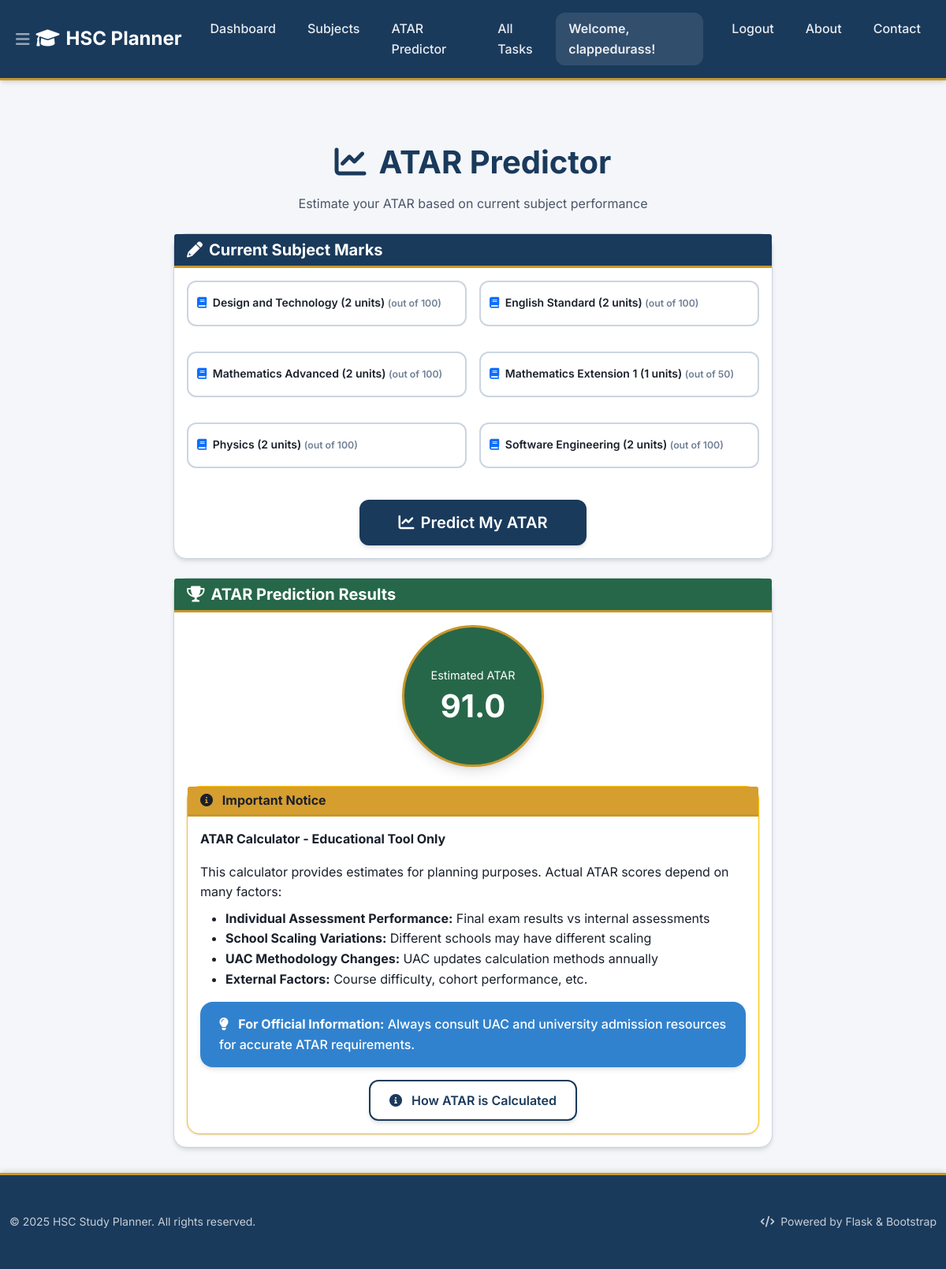
Page /atar (signed in) on the earlier database version.
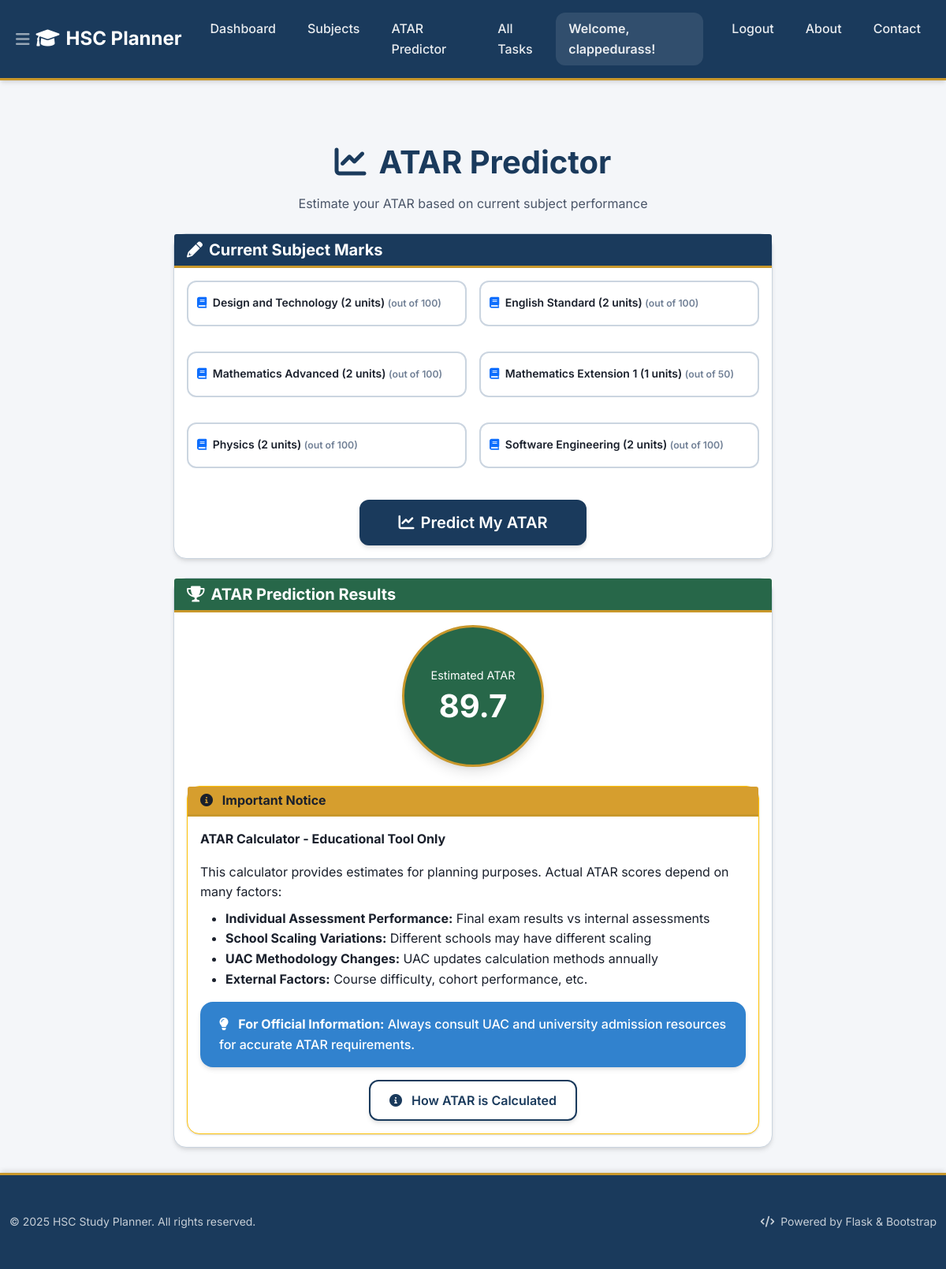
Same page on the later database version.
### tables this page shows
CREATE TABLE atar_predictions (
                        id INTEGER PRIMARY KEY AUTOINCREMENT,
                        user_id INTEGER NOT NULL,
                        atar_score REAL NOT NULL,
                        aggregate_score REAL NOT NULL,
                        prediction_date TEXT NOT NULL,
                        notes TEXT,
                        FOREIGN KEY (user_id) REFERENCES users (id)
                    );

### Task_Organiser/app.py (the view, shortened to what this page needs)
    @app.route('/atar', methods=['GET', 'POST'])
    @login_required
    def atar():
        from .atar_data import calculate_atar_estimate, SUBJECT_SCALING_POINTS
        db = get_db()
        user_subjects = db.execute('SELECT * FROM subjects WHERE user_id = ? ORDER BY name', (g.user['id'],)).fetchall()
        latest_prediction = db.execute('''SELECT * FROM atar_predictions WHERE user_id = ? ORDER BY prediction_date DESC LIMIT 1''', (g.user['id'],)).fetchone()
        estimated_atar = latest_prediction['atar_score'] if latest_prediction and latest_prediction['atar_score'] else 0
        return render_template('atar.html',
                             estimated_atar=estimated_atar,
                             user_subjects=user_subjects,
                             available_subjects=list(SUBJECT_SCALING_POINTS.keys()))

### Task_Organiser/app.py (called while the page is built)
def login_required(view):
    @wraps(view)
    def wrapped_view(**kwargs):
        if g.user is None:
            return redirect(url_for('login'))
        return view(**kwargs)
    return wrapped_view

### Task_Organiser/db.py (called while the page is built)
def get_db():
    if 'db' not in g:
        database_path = current_app.config['DATABASE']
        g.db = sqlite3.connect(database_path)
        g.db.row_factory = sqlite3.Row
    return g.db

### Task_Organiser/templates/atar.html (shortened to what the changed rows need)
{% extends 'base.html' %}
{% block content %}
<div class="container mt-4">
    <div class="row justify-content-center">
        <div class="col-lg-10 col-xl-8">
            <div class="text-center mb-4 fade-in-up">
                <h1 class="fw-bold mb-3" style="color: var(--primary);">
                    <i class="fas fa-chart-line me-3"></i>ATAR Predictor
                </h1>
            </div>
            <div class="card shadow fade-in-up">
                <div class="card-body">
                    <div class="text-center mb-4">
                        <div class="d-inline-block text-white rounded-circle p-4 shadow-lg" style="background: var(--success); width: 180px; height: 180px; border: 3px solid var(--accent);">
                            <div class="d-flex flex-column h-100 justify-content-center align-items-center">
                                <small class="mb-1" style="font-size: 0.9rem;">Estimated ATAR</small>
                                <h1 class="mb-0 fw-bold text-white" style="font-size: 2.5rem;">{{ "%.1f"|format(estimated_atar) }}</h1>
                            </div>
                        </div>
                    </div>
                </div>
            </div>
        </div>
    </div>
</div>
{% endblock %}

Differences in the rows shown:
no longer on this page (row unchanged): atar_predictions: atar_score "91.0"
added atar_predictions: atar_score "89.7"
